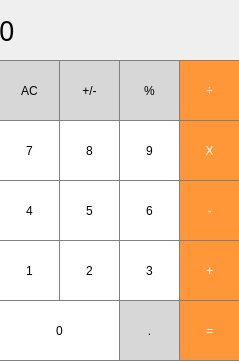
<?xml version="1.0" encoding="UTF-8"?>
<ui version="4.0">
 <class>MainWindow</class>
 <widget class="QMainWindow" name="MainWindow">
  <property name="geometry">
   <rect>
    <x>0</x>
    <y>0</y>
    <width>239</width>
    <height>361</height>
   </rect>
  </property>
  <property name="windowTitle">
   <string>MainWindow</string>
  </property>
  <widget class="QWidget" name="centralwidget">
   <widget class="QLabel" name="result_show">
    <property name="geometry">
     <rect>
      <x>-1</x>
      <y>0</y>
      <width>241</width>
      <height>61</height>
     </rect>
    </property>
    <property name="font">
     <font>
      <family>Source Code Pro Medium</family>
      <pointsize>20</pointsize>
     </font>
    </property>
    <property name="styleSheet">
     <string notr="true">QLabel {
  qproperty-alignment: 'AlignVCenter | AlignRight';
  border: 1px solid gray;
}

background-color : white;</string>
    </property>
    <property name="text">
     <string>0</string>
    </property>
   </widget>
   <widget class="QPushButton" name="pushButton">
    <property name="geometry">
     <rect>
      <x>-1</x>
      <y>120</y>
      <width>61</width>
      <height>61</height>
     </rect>
    </property>
    <property name="styleSheet">
     <string notr="true">QPushButton{
	border: 1px solid gray;
}
QPushButton:pressed {
	background-color: qlineargradient(x1: 0, y1: 0, x2: 0, y2: 1, stop: 0 #dadbde, stop: 1 #f6f7fa);
}</string>
    </property>
    <property name="text">
     <string>7</string>
    </property>
   </widget>
   <widget class="QPushButton" name="pushButton_9">
    <property name="geometry">
     <rect>
      <x>119</x>
      <y>120</y>
      <width>61</width>
      <height>61</height>
     </rect>
    </property>
    <property name="styleSheet">
     <string notr="true">QPushButton {
background-color: white;   
border: 1px solid gray;
color: black;
}
QPushButton:pressed {
    background-color: qlineargradient(x1: 0, y1: 0, x2: 0, y2: 1,
                                      stop: 0 #dadbde, stop: 1 #f6f7fa);
}</string>
    </property>
    <property name="text">
     <string>9</string>
    </property>
   </widget>
   <widget class="QPushButton" name="pushButton_multiply">
    <property name="geometry">
     <rect>
      <x>179</x>
      <y>120</y>
      <width>61</width>
      <height>61</height>
     </rect>
    </property>
    <property name="styleSheet">
     <string notr="true">QPushButton {
  background-color: rgb(255, 151, 57);
  color: white; 
  border: 1px solid gray;
}

QPushButton:pressed {
    background-color: qlineargradient(x1: 0, y1: 0, x2: 0, y2: 1,
                                      stop: 0 #FF7832, stop: 1 #FF9739);
}</string>
    </property>
    <property name="text">
     <string>X</string>
    </property>
   </widget>
   <widget class="QPushButton" name="pushButton_0">
    <property name="geometry">
     <rect>
      <x>-1</x>
      <y>300</y>
      <width>121</width>
      <height>61</height>
     </rect>
    </property>
    <property name="styleSheet">
     <string notr="true">QPushButton {
background-color: white;   
border: 1px solid gray;
color: black;
}
QPushButton:pressed {
    background-color: qlineargradient(x1: 0, y1: 0, x2: 0, y2: 1,
                                      stop: 0 #dadbde, stop: 1 #f6f7fa);
}</string>
    </property>
    <property name="text">
     <string>0</string>
    </property>
   </widget>
   <widget class="QPushButton" name="pushButton_dot">
    <property name="geometry">
     <rect>
      <x>119</x>
      <y>300</y>
      <width>61</width>
      <height>61</height>
     </rect>
    </property>
    <property name="styleSheet">
     <string notr="true">QPushButton {
  background-color: rgb(215, 215, 215);
  border: 1px solid gray;
  color: black;
}
QPushButton:pressed {
    background-color: qlineargradient(x1: 0, y1: 0, x2: 0, y2: 1,
                                      stop: 0 #BEBEBE, stop: 1 #D7D7D7);
}</string>
    </property>
    <property name="text">
     <string>.</string>
    </property>
   </widget>
   <widget class="QPushButton" name="pushButton_equal">
    <property name="geometry">
     <rect>
      <x>179</x>
      <y>300</y>
      <width>61</width>
      <height>61</height>
     </rect>
    </property>
    <property name="styleSheet">
     <string notr="true">QPushButton {
  background-color: rgb(255, 151, 57);
  color: white; 
  border: 1px solid gray;
}

QPushButton:pressed {
    background-color: qlineargradient(x1: 0, y1: 0, x2: 0, y2: 1,
                                      stop: 0 #FF7832, stop: 1 #FF9739);
}</string>
    </property>
    <property name="text">
     <string>=</string>
    </property>
   </widget>
   <widget class="QPushButton" name="pushButton_substraction">
    <property name="geometry">
     <rect>
      <x>179</x>
      <y>180</y>
      <width>61</width>
      <height>61</height>
     </rect>
    </property>
    <property name="styleSheet">
     <string notr="true">QPushButton {
  background-color: rgb(255, 151, 57);
  color: white; 
  border: 1px solid gray;
}

QPushButton:pressed {
    background-color: qlineargradient(x1: 0, y1: 0, x2: 0, y2: 1,
                                      stop: 0 #FF7832, stop: 1 #FF9739);
}</string>
    </property>
    <property name="text">
     <string>-</string>
    </property>
   </widget>
   <widget class="QPushButton" name="pushButton_addition">
    <property name="geometry">
     <rect>
      <x>179</x>
      <y>240</y>
      <width>61</width>
      <height>61</height>
     </rect>
    </property>
    <property name="styleSheet">
     <string notr="true">QPushButton {
  background-color: rgb(255, 151, 57);
  color: white; 
  border: 1px solid gray;
}

QPushButton:pressed {
    background-color: qlineargradient(x1: 0, y1: 0, x2: 0, y2: 1,
                                      stop: 0 #FF7832, stop: 1 #FF9739);
}</string>
    </property>
    <property name="text">
     <string>+</string>
    </property>
   </widget>
   <widget class="QPushButton" name="pushButton_AC">
    <property name="geometry">
     <rect>
      <x>-1</x>
      <y>60</y>
      <width>61</width>
      <height>61</height>
     </rect>
    </property>
    <property name="styleSheet">
     <string notr="true">QPushButton {
  background-color: rgb(215, 215, 215);
  border: 1px solid gray;
  color: black;
}
QPushButton:pressed {
    background-color: qlineargradient(x1: 0, y1: 0, x2: 0, y2: 1,
                                      stop: 0 #BEBEBE, stop: 1 #D7D7D7);
}</string>
    </property>
    <property name="text">
     <string>AC</string>
    </property>
   </widget>
   <widget class="QPushButton" name="pushButton_division">
    <property name="geometry">
     <rect>
      <x>179</x>
      <y>60</y>
      <width>61</width>
      <height>61</height>
     </rect>
    </property>
    <property name="styleSheet">
     <string notr="true">QPushButton {
  background-color: rgb(255, 151, 57);
  color: white; 
  border: 1px solid gray;
}

QPushButton:pressed {
    background-color: qlineargradient(x1: 0, y1: 0, x2: 0, y2: 1,
                                      stop: 0 #FF7832, stop: 1 #FF9739);
}</string>
    </property>
    <property name="text">
     <string>÷</string>
    </property>
   </widget>
   <widget class="QPushButton" name="pushButton_procent">
    <property name="geometry">
     <rect>
      <x>119</x>
      <y>60</y>
      <width>61</width>
      <height>61</height>
     </rect>
    </property>
    <property name="styleSheet">
     <string notr="true">QPushButton {
  background-color: rgb(215, 215, 215);
  border: 1px solid gray;
  color: black;
}
QPushButton:pressed {
    background-color: qlineargradient(x1: 0, y1: 0, x2: 0, y2: 1,
                                      stop: 0 #BEBEBE, stop: 1 #D7D7D7);
}</string>
    </property>
    <property name="text">
     <string>%</string>
    </property>
   </widget>
   <widget class="QPushButton" name="pushButton_plus_minus">
    <property name="geometry">
     <rect>
      <x>59</x>
      <y>60</y>
      <width>61</width>
      <height>61</height>
     </rect>
    </property>
    <property name="styleSheet">
     <string notr="true">QPushButton {
  background-color: rgb(215, 215, 215);
  border: 1px solid gray;
  color: black;
}
QPushButton:pressed {
    background-color: qlineargradient(x1: 0, y1: 0, x2: 0, y2: 1,
                                      stop: 0 #BEBEBE, stop: 1 #D7D7D7);
}</string>
    </property>
    <property name="text">
     <string>+/-</string>
    </property>
   </widget>
   <widget class="QPushButton" name="pushButton_6">
    <property name="geometry">
     <rect>
      <x>119</x>
      <y>180</y>
      <width>61</width>
      <height>61</height>
     </rect>
    </property>
    <property name="styleSheet">
     <string notr="true">QPushButton {
background-color: white;   
border: 1px solid gray;
color: black;
}
QPushButton:pressed {
    background-color: qlineargradient(x1: 0, y1: 0, x2: 0, y2: 1,
                                      stop: 0 #dadbde, stop: 1 #f6f7fa);
}</string>
    </property>
    <property name="text">
     <string>6</string>
    </property>
   </widget>
   <widget class="QPushButton" name="pushButton_4">
    <property name="geometry">
     <rect>
      <x>-1</x>
      <y>180</y>
      <width>61</width>
      <height>61</height>
     </rect>
    </property>
    <property name="styleSheet">
     <string notr="true">QPushButton {
background-color: white;   
border: 1px solid gray;
color: black;
}
QPushButton:pressed {
    background-color: qlineargradient(x1: 0, y1: 0, x2: 0, y2: 1,
                                      stop: 0 #dadbde, stop: 1 #f6f7fa);
}</string>
    </property>
    <property name="text">
     <string>4</string>
    </property>
   </widget>
   <widget class="QPushButton" name="pushButton_3">
    <property name="geometry">
     <rect>
      <x>119</x>
      <y>240</y>
      <width>61</width>
      <height>61</height>
     </rect>
    </property>
    <property name="styleSheet">
     <string notr="true">QPushButton {
background-color: white;   
border: 1px solid gray;
color: black;
}
QPushButton:pressed {
    background-color: qlineargradient(x1: 0, y1: 0, x2: 0, y2: 1,
                                      stop: 0 #dadbde, stop: 1 #f6f7fa);
}</string>
    </property>
    <property name="text">
     <string>3</string>
    </property>
   </widget>
   <widget class="QPushButton" name="pushButton_2">
    <property name="geometry">
     <rect>
      <x>59</x>
      <y>240</y>
      <width>61</width>
      <height>61</height>
     </rect>
    </property>
    <property name="styleSheet">
     <string notr="true">QPushButton {
background-color: white;   
border: 1px solid gray;
color: black;
}
QPushButton:pressed {
    background-color: qlineargradient(x1: 0, y1: 0, x2: 0, y2: 1,
                                      stop: 0 #dadbde, stop: 1 #f6f7fa);
}</string>
    </property>
    <property name="text">
     <string>2</string>
    </property>
   </widget>
   <widget class="QPushButton" name="pushButton_7">
    <property name="geometry">
     <rect>
      <x>-1</x>
      <y>120</y>
      <width>61</width>
      <height>61</height>
     </rect>
    </property>
    <property name="styleSheet">
     <string notr="true">QPushButton {
background-color: white;   
border: 1px solid gray;
color: black;
}
QPushButton:pressed {
    background-color: qlineargradient(x1: 0, y1: 0, x2: 0, y2: 1,
                                      stop: 0 #dadbde, stop: 1 #f6f7fa);
}</string>
    </property>
    <property name="text">
     <string>7</string>
    </property>
   </widget>
   <widget class="QPushButton" name="pushButton_1">
    <property name="geometry">
     <rect>
      <x>-1</x>
      <y>240</y>
      <width>61</width>
      <height>61</height>
     </rect>
    </property>
    <property name="styleSheet">
     <string notr="true">QPushButton {
background-color: white;   
border: 1px solid gray;
color: black;
}
QPushButton:pressed {
    background-color: qlineargradient(x1: 0, y1: 0, x2: 0, y2: 1,
                                      stop: 0 #dadbde, stop: 1 #f6f7fa);
}</string>
    </property>
    <property name="text">
     <string>1</string>
    </property>
   </widget>
   <widget class="QPushButton" name="pushButton_5">
    <property name="geometry">
     <rect>
      <x>59</x>
      <y>180</y>
      <width>61</width>
      <height>61</height>
     </rect>
    </property>
    <property name="styleSheet">
     <string notr="true">QPushButton {
background-color: white;   
border: 1px solid gray;
color: black;
}
QPushButton:pressed {
    background-color: qlineargradient(x1: 0, y1: 0, x2: 0, y2: 1,
                                      stop: 0 #dadbde, stop: 1 #f6f7fa);
}</string>
    </property>
    <property name="text">
     <string>5</string>
    </property>
   </widget>
   <widget class="QPushButton" name="pushButton_8">
    <property name="geometry">
     <rect>
      <x>59</x>
      <y>120</y>
      <width>61</width>
      <height>61</height>
     </rect>
    </property>
    <property name="styleSheet">
     <string notr="true">QPushButton {
background-color: white;   
border: 1px solid gray;
color: black;
}
QPushButton:pressed {
    background-color: qlineargradient(x1: 0, y1: 0, x2: 0, y2: 1,
                                      stop: 0 #dadbde, stop: 1 #f6f7fa);
}</string>
    </property>
    <property name="text">
     <string>8</string>
    </property>
   </widget>
  </widget>
 </widget>
 <resources/>
 <connections/>
</ui>
